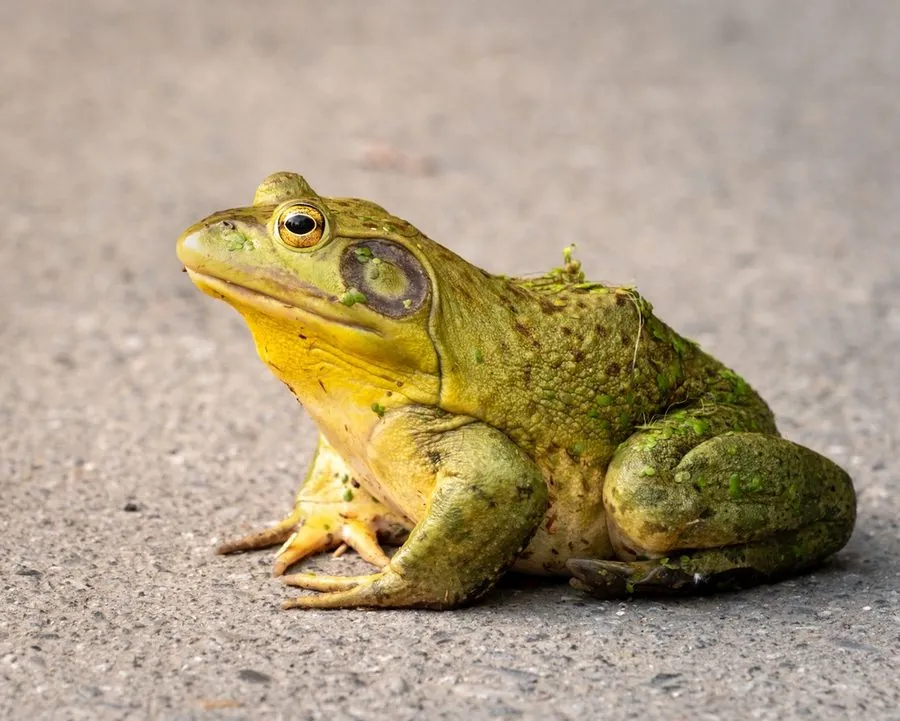
#> input picture assets/images/animals/amphibian-american-bullfrog.webp, 900 x 721 px; its folder holds only this picture in this run
$ python make_thumbs.py
#> lines starting #> are read from the running program, lines starting #| are printed output that depends on the picture
# -*- coding: utf-8 -*-
"""为移动端生成 420px 缩略 WebP（卡片/封面/星图用），详情页仍用 900px 原图。"""
from concurrent.futures import ProcessPoolExecutor, as_completed
from pathlib import Path

from PIL import Image

ROOT = Path(__file__).resolve().parent.parent
SRC = ROOT / "assets" / "images"
DST = ROOT / "assets" / "thumbs"


def one(p):
    src = Path(p)
    rel = src.relative_to(SRC)
    dst = DST / rel
    dst.parent.mkdir(parents=True, exist_ok=True)
    try:
        im = Image.open(src)
#> im is the input picture: PIL image 900x721 RGB; mean R, G, B 174, 157.8, 131.1
        im.load()
        if im.mode not in ("RGB", "L"):
            im = im.convert("RGB")
        w, h = im.size
#> w = 900; h = 721
        if w > 600:
            im = im.resize((600, max(1, round(h * 600 / w))), Image.LANCZOS)
#> im: PIL image 600x481 RGB
        im.save(dst, "WEBP", quality=78, method=4)
        return (True, src.stat().st_size, dst.stat().st_size)
    except Exception as exc:  # noqa: BLE001
        return (False, str(src), str(exc))


def main():
    files = sorted(SRC.rglob("*.webp"))
    print("images:", len(files), flush=True)
    total = 0
    done = 0
    with ProcessPoolExecutor(max_workers=8) as pool:
        futures = [pool.submit(one, p) for p in files]
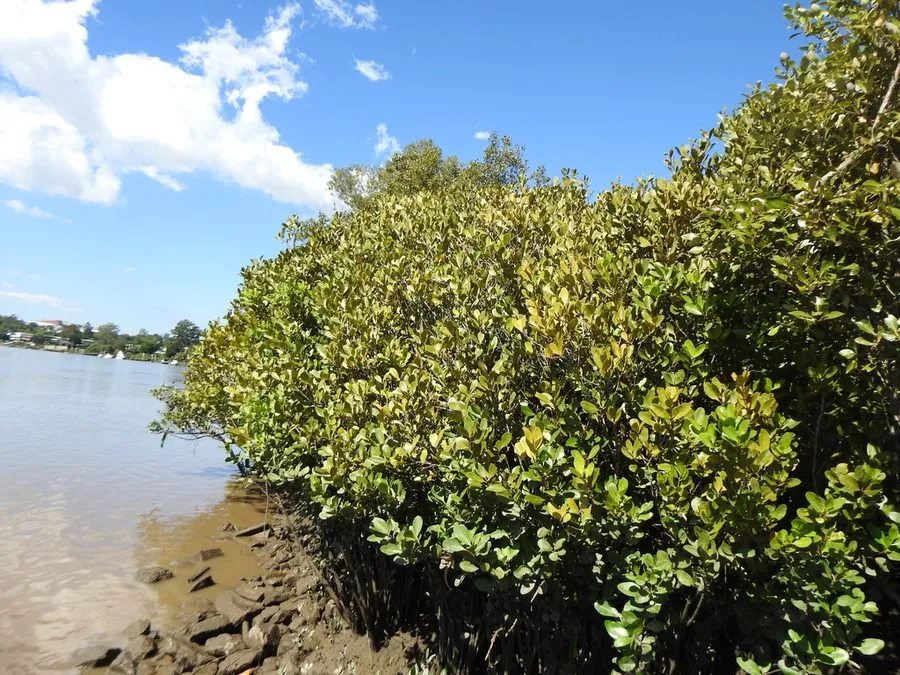
#> input picture assets/images/plants/aquatic-mangrove-iris.webp, 900 x 675 px
#> in one, im is the input picture: PIL image 900x675 RGB; mean R, G, B 122.9, 134.3, 119.9
#> in one (call 2), `im = im.resize((600, max(1, round(h * 600 / w))), Image.LANCZOS)`:
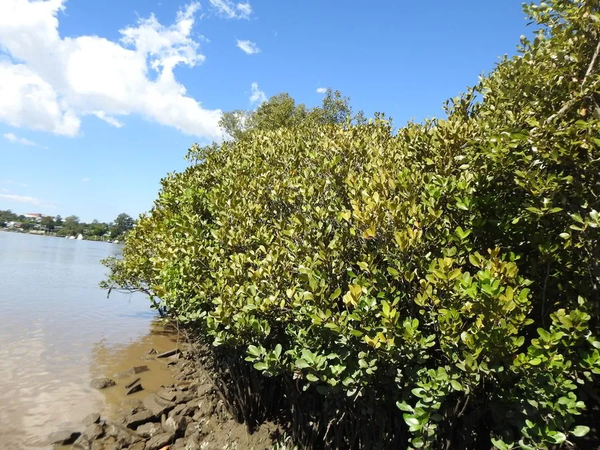
#> im: PIL image 600x450 RGB; mean R, G, B 122.9, 134.3, 120
        for fut in as_completed(futures):
            ok, _a, b = fut.result()
            done += 1
            if ok:
                total += b
            else:
                print("FAIL", _a, b, flush=True)
            if done % 300 == 0:
                print(f"[{done}/{len(files)}] thumbs {total/1048576:.1f} MB", flush=True)
    print(f"done: {len(files)} thumbs, {total/1048576:.1f} MB", flush=True)


if __name__ == "__main__":
    main()
